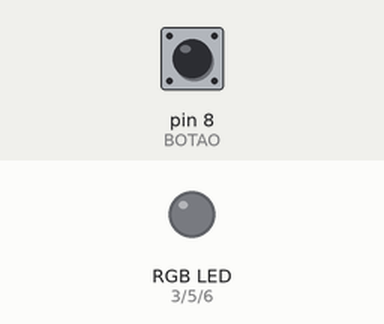
Simulated run of this sketch. Board: Arduino Uno, built with avr-gcc and run on an emulated ATmega328P. On the bench: an RGB LED mixed from three pins (HIGH = lit). Dashed ring = blinking. The inputs (shaded band) are chosen by the test bench; at power-on: pin 8 (BOTAO) LOW.

Above: at 1.2 s.
1.3 s: pin 8 (BOTAO) pulled HIGH for 1 s
At 3.4 s:
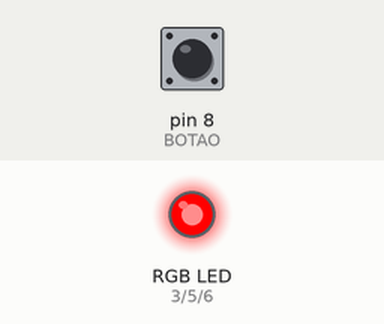
3.8 s: pin 8 (BOTAO) pulled HIGH for 0.15 s
At 4.7 s:
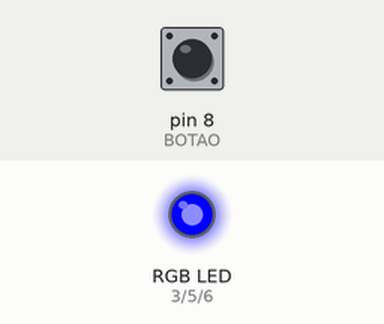
5.5 s: pin 8 (BOTAO) pulled HIGH for 3.2 s
At 5.8 s:
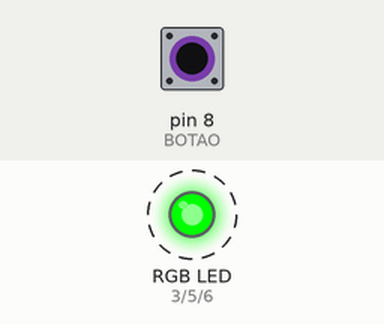
Timing chart, 0 to 10.2 s (numbered marks = the images above; inputs shaded):
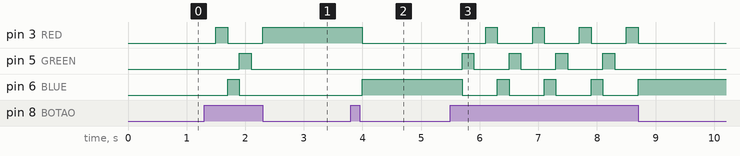

Measured:
- after the input at 1.3 s, pin 3 (RED): LOW → HIGH after 0.20 s, → LOW 0.20 s later, → HIGH 0.60 s later; pin 5 (GREEN): LOW → HIGH after 0.60 s, → LOW 0.20 s later; pin 6 (BLUE): LOW → HIGH after 0.40 s, → LOW 0.20 s later
- after the input at 3.8 s, pin 3 (RED): HIGH → LOW after 0.20 s; pin 6 (BLUE): LOW → HIGH after 0.20 s
- after the input at 5.5 s, pin 3 (RED): alternates HIGH for 0.20 s and LOW for 0.60 s, 8 changes in all, then stays LOW, starting after 0.60 s; pin 5 (GREEN): alternates HIGH for 0.20 s and LOW for 0.60 s, 8 changes in all, then stays LOW, starting after 0.20 s

The sketch:

LedRGB.ino
```cpp
#define RED  3
#define BLUE 6
#define GREEN 5
#define BOTAO 8

int pressionado = 0;
int estagio = 0;
void setup() {
  Serial.begin(9600);
  pinMode(BOTAO,INPUT);
  pinMode(RED,OUTPUT);
  pinMode(BLUE,OUTPUT);
  pinMode(GREEN,OUTPUT);


}

void loop() {
  bot();
  switch(estagio){
    case 0:
    analogWrite(RED,0);
    analogWrite(BLUE,0);
    analogWrite(GREEN,0);
    break;
    case 1:
    analogWrite(RED,255);
    analogWrite(BLUE,0);
    analogWrite(GREEN,0);
    break;
    case 2:
    analogWrite(RED,0);
    analogWrite(BLUE,255);
    analogWrite(GREEN,0);
    break;
    case 3:
    analogWrite(RED,0);
    analogWrite(BLUE,0);
    analogWrite(GREEN,255);
    break;
  }

}

void bot(){
  pressionado = digitalRead(BOTAO);
    if(pressionado==HIGH){
      estagio = estagio+1;
        if (estagio == 4){
          estagio=0;
        }
        delay(200);
    }
}
```
